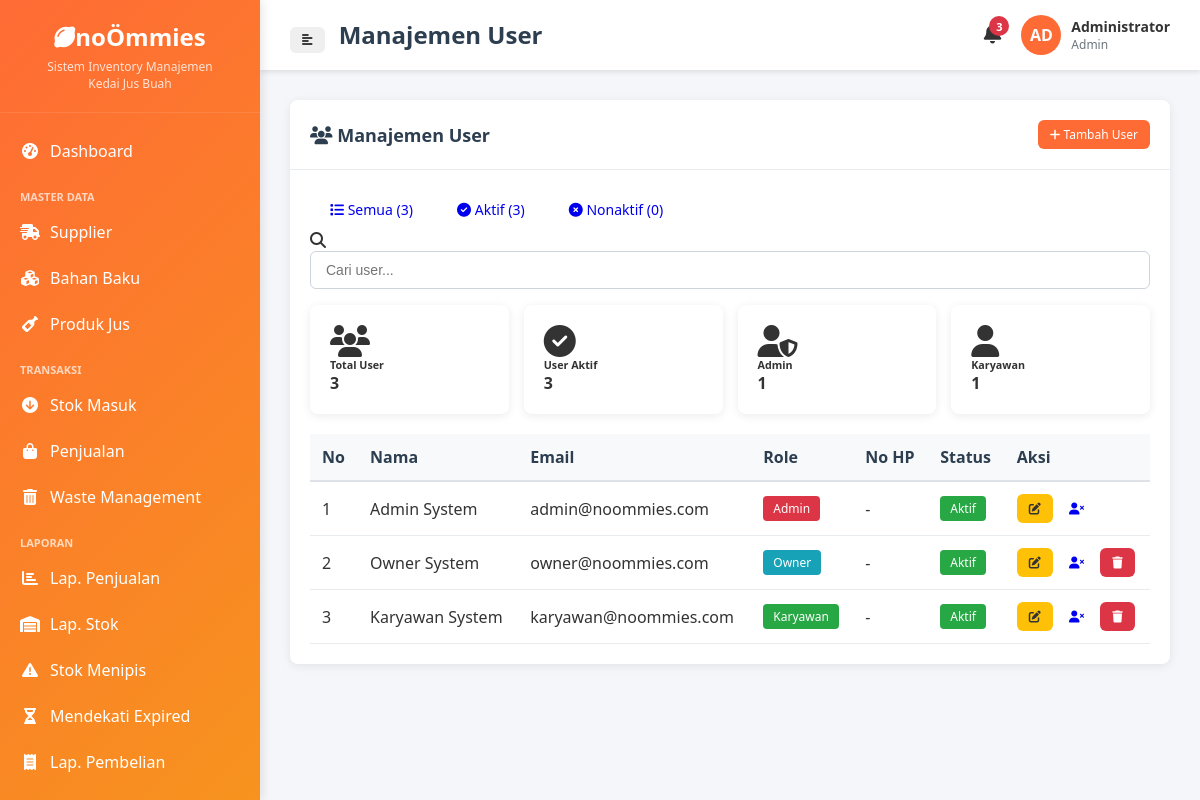
Screenshot of /index.php/users with the database file from the repository.
### tables this page shows
CREATE TABLE users (
    id INT AUTO_INCREMENT PRIMARY KEY,
    nama_lengkap VARCHAR(100) NOT NULL,
    email VARCHAR(100) UNIQUE NOT NULL,
    password VARCHAR(255) NOT NULL,
    no_hp VARCHAR(20),
    role ENUM('admin', 'owner', 'karyawan') DEFAULT 'karyawan',
    status ENUM('active', 'inactive') DEFAULT 'active',
    created_at TIMESTAMP DEFAULT CURRENT_TIMESTAMP,
    updated_at TIMESTAMP DEFAULT CURRENT_TIMESTAMP ON UPDATE CURRENT_TIMESTAMP
);

### application/controllers/Users.php (called while the page is built, shortened)
<?php
class Users extends CI_Controller {
    public function __construct() {
        $this->load->model('User_model');
        $this->load->model('Notifikasi_model');
    }
    public function index() {
        $data['title'] = 'Manajemen User';
        $data['users'] = $this->User_model->get_all();
        $data['notifications'] = $this->get_notifications();
        $data['unread_count'] = $this->count_unread_notifications();
        $this->load->view('templates/header', $data);
        $this->load->view('templates/sidebar', $data);
        $this->load->view('users/index', $data);
        $this->load->view('templates/footer');
    }
    protected function get_notifications($limit = 5) {
        return $this->Notifikasi_model->get_unread($limit);
    }
    protected function count_unread_notifications() {
        return $this->Notifikasi_model->count_unread();
    }
}

### index.php (called while the page is built, shortened)
<?php
require_once BASEPATH.'core/CodeIgniter.php';

### application/models/User_model.php (called while the page is built, shortened)
<?php
class User_model extends CI_Model {
    public function get_all($status = null) {
        $query = $this->db->get('users');
        return $query->result();
    }
}

### application/views/users/index.php (the view, shortened to what this page needs)
<div class="card">
    <div class="card-header">
        <h3 class="card-title">
            <i class="fas fa-users"></i> Manajemen User
        </h3>
        <div class="card-tools">
            <a href="<?= base_url('users/tambah') ?>" class="btn btn-primary btn-sm">
                <i class="fas fa-plus"></i> Tambah User
            </a>
        </div>
    </div>
    <div class="card-body">
        <div class="row mb-3">
            <div class="col-md-6">
                <div class="btn-group" role="group">
                    <a href="<?= base_url('users') ?>" class="btn btn-outline-primary <?= !$this->input->get('status') ? 'active' : '' ?>">
                        <i class="fas fa-list"></i> Semua (<?= count($users) ?>)
                    </a>
                    <a href="<?= base_url('users?status=active') ?>" class="btn btn-outline-success <?= $this->input->get('status') == 'active' ? 'active' : '' ?>">
                        <i class="fas fa-check-circle"></i> Aktif (<?= count(array_filter($users, function($u) { return $u->status == 'active'; })) ?>)
                    </a>
                    <a href="<?= base_url('users?status=inactive') ?>" class="btn btn-outline-danger <?= $this->input->get('status') == 'inactive' ? 'active' : '' ?>">
                        <i class="fas fa-times-circle"></i> Nonaktif (<?= count(array_filter($users, function($u) { return $u->status == 'inactive'; })) ?>)
                    </a>
                </div>
            </div>
            <div class="col-md-6">
                <div class="input-group">
                    <div class="input-group-prepend">
                        <span class="input-group-text">
                            <i class="fas fa-search"></i>
                        </span>
                    </div>
                    <input type="text" id="searchUsers" class="form-control" placeholder="Cari user...">
                </div>
            </div>
        </div>
        <div class="row mb-4" style="display: flex; gap: 15px;">
            <div class="col-md-3" style="flex: 1;">
                <div class="card bg-primary text-white">
                    <div class="card-body">
                        <div class="d-flex align-items-center">
                            <i class="fas fa-users fa-2x mr-3"></i>
                            <div>
                                <h6 class="mb-0">Total User</h6>
                                <h4 class="mb-0"><?= count($users) ?></h4>
                            </div>
                        </div>
                    </div>
                </div>
            </div>
            <div class="col-md-3" style="flex: 1;">
                <div class="card bg-success text-white">
                    <div class="card-body">
                        <div class="d-flex align-items-center">
                            <i class="fas fa-check-circle fa-2x mr-3"></i>
                            <div>
                                <h6 class="mb-0">User Aktif</h6>
                                <h4 class="mb-0"><?= count(array_filter($users, function($u) { return $u->status == 'active'; })) ?></h4>
                            </div>
                        </div>
                    </div>
                </div>
            </div>
            <div class="col-md-3" style="flex: 1;">
                <div class="card bg-warning text-white">
                    <div class="card-body">
                        <div class="d-flex align-items-center">
                            <i class="fas fa-user-shield fa-2x mr-3"></i>
                            <div>
                                <h6 class="mb-0">Admin</h6>
                                <h4 class="mb-0"><?= count(array_filter($users, function($u) { return $u->role == 'admin'; })) ?></h4>
                            </div>
                        </div>
                    </div>
                </div>
            </div>
            <div class="col-md-3" style="flex: 1;">
                <div class="card bg-info text-white">
                    <div class="card-body">
                        <div class="d-flex align-items-center">
                            <i class="fas fa-user fa-2x mr-3"></i>
                            <div>
                                <h6 class="mb-0">Karyawan</h6>
                                <h4 class="mb-0"><?= count(array_filter($users, function($u) { return $u->role == 'karyawan'; })) ?></h4>
                            </div>
                        </div>
                    </div>
                </div>
            </div>
        </div>
        <?php if (!empty($users)): ?>
            <div class="table-responsive">
                <table class="table table-striped table-hover">
                    <thead>
                        <tr>
                            <th>No</th>
                            <th>Nama</th>
                            <th>Email</th>
                            <th>Role</th>
                            <th>No HP</th>
                            <th>Status</th>
                            <th>Aksi</th>
                        </tr>
                    </thead>
                    <tbody>
                        <?php foreach ($users as $index => $user): ?>
                            <tr>
                                <td><?= $index + 1 ?></td>
                                <td><?= $user->nama_lengkap ?></td>
                                <td><?= $user->email ?></td>
                                <td>
                                    <?php
                                    switch($user->role) {
                                        case 'admin': echo '<span class="badge badge-danger">Admin</span>'; break;
                                        case 'owner': echo '<span class="badge badge-info">Owner</span>'; break;
                                        case 'karyawan': echo '<span class="badge badge-success">Karyawan</span>'; break;
                                    }
                                    ?>
                                </td>
                                <td><?= $user->no_hp ?: '-' ?></td>
                                <td>
                                    <?php if ($user->status == 'active'): ?>
                                        <span class="badge badge-success">Aktif</span>
                                    <?php else: ?>
                                        <span class="badge badge-danger">Nonaktif</span>
                                    <?php endif; ?>
                                </td>
                                <td>
                                    <a href="<?= base_url('users/edit/' . $user->id) ?>" class="btn btn-sm btn-warning" title="Edit">
                                        <i class="fas fa-edit"></i>
                                    </a>
                                    <?php if ($user->status == 'active'): ?>
                                        <a href="<?= base_url('users/deactivate/' . $user->id) ?>" class="btn btn-sm btn-secondary" onclick="return confirm('Nonaktifkan user ini?')" title="Nonaktifkan">
                                            <i class="fas fa-user-times"></i>
                                        </a>
                                    <?php else: ?>
                                        <a href="<?= base_url('users/activate/' . $user->id) ?>" class="btn btn-sm btn-success" onclick="return confirm('Aktifkan user ini?')" title="Aktifkan">
                                            <i class="fas fa-user-check"></i>
                                        </a>
                                    <?php endif; ?>
                                    <?php if ($user->id != $this->session->userdata('user_id')): ?>
                                        <a href="<?= base_url('users/hapus/' . $user->id) ?>" class="btn btn-sm btn-danger" onclick="return confirm('Hapus user ini?')" title="Hapus">
                                            <i class="fas fa-trash"></i>
                                        </a>
                                    <?php endif; ?>
                                </td>
                            </tr>
                        <?php endforeach; ?>
                    </tbody>
                </table>
            </div>
        <?php endif; ?>
    </div>
</div>

### rows the page displays
users: nama_lengkap "Admin System", email "admin@noommies.com", role "Admin", no_hp "-", status "Aktif"
users: nama_lengkap "Owner System", email "owner@noommies.com", role "Owner", no_hp "-", status "Aktif"
users: nama_lengkap "Karyawan System", email "karyawan@noommies.com", role "Karyawan", no_hp "-", status "Aktif"

### other values shown
$title "Manajemen User"
$unread_count "3"
substr($this->session->userdata('nama_lengkap'), 0, 2) "AD"
$this->session->userdata('nama_lengkap') "Administrator"
$this->session->userdata('role') "Admin"
count($users) "3"
